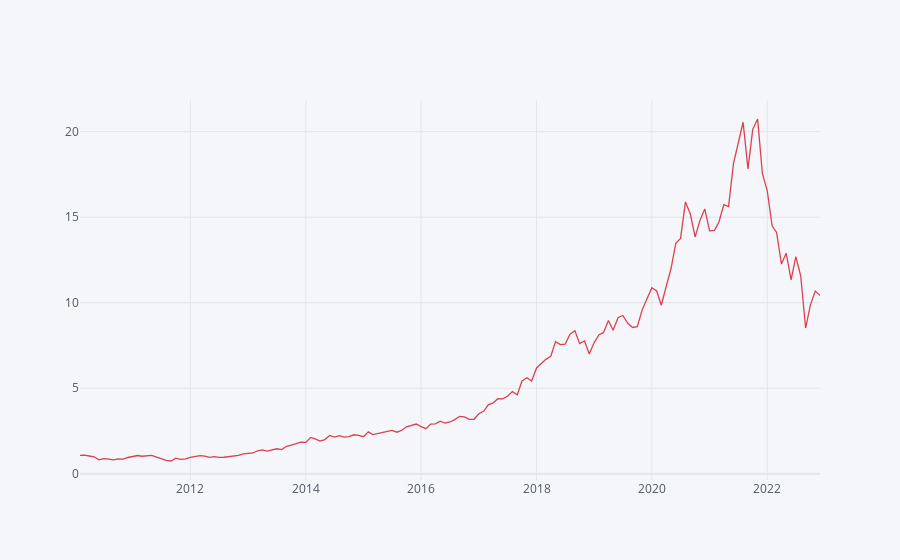

This figure's notebook cell:
### Markdown cell above
##### We also calculated aggregated annual return and risk and the result indicates that annual return is 22% and risk is 31%

### Code cell
### calculating the monthly cumulative returns for Adobe stock prices based on past data..

stocks_monthly_price = df_adj_close.resample('M',kind='period').last()
ret_month = stocks_monthly_price.pct_change().dropna()
month_cum_ret = (1+ret_month).cumprod()
month_cum_ret.iplot(color = 'Red')

### Figure 1 — Plotly figure (JSON) as saved in the notebook; plotly's stock layout.template omitted (floating-point values rounded to 4 significant figures; data arrays with more than 128 entries replaced by an {"elided": "..."} marker saying what was removed)
{"data": [{"line": {"color": "rgba(219, 64, 82, 1.0)", "dash": "solid", "shape": "linear", "width": 1.3}, "mode": "lines", "name": "ADBE", "text": "", "type": "scatter", "x": {"elided": "155 str values"}, "y": {"elided": "155 float values"}}], "layout": {"legend": {"bgcolor": "#F5F6F9", "font": {"color": "#4D5663"}}, "paper_bgcolor": "#F5F6F9", "plot_bgcolor": "#F5F6F9", "title": {"font": {"color": "#4D5663"}}, "xaxis": {"gridcolor": "#E1E5ED", "showgrid": true, "tickfont": {"color": "#4D5663"}, "title": {"font": {"color": "#4D5663"}, "text": ""}, "zerolinecolor": "#E1E5ED"}, "yaxis": {"gridcolor": "#E1E5ED", "showgrid": true, "tickfont": {"color": "#4D5663"}, "title": {"font": {"color": "#4D5663"}, "text": ""}, "zerolinecolor": "#E1E5ED"}}}
